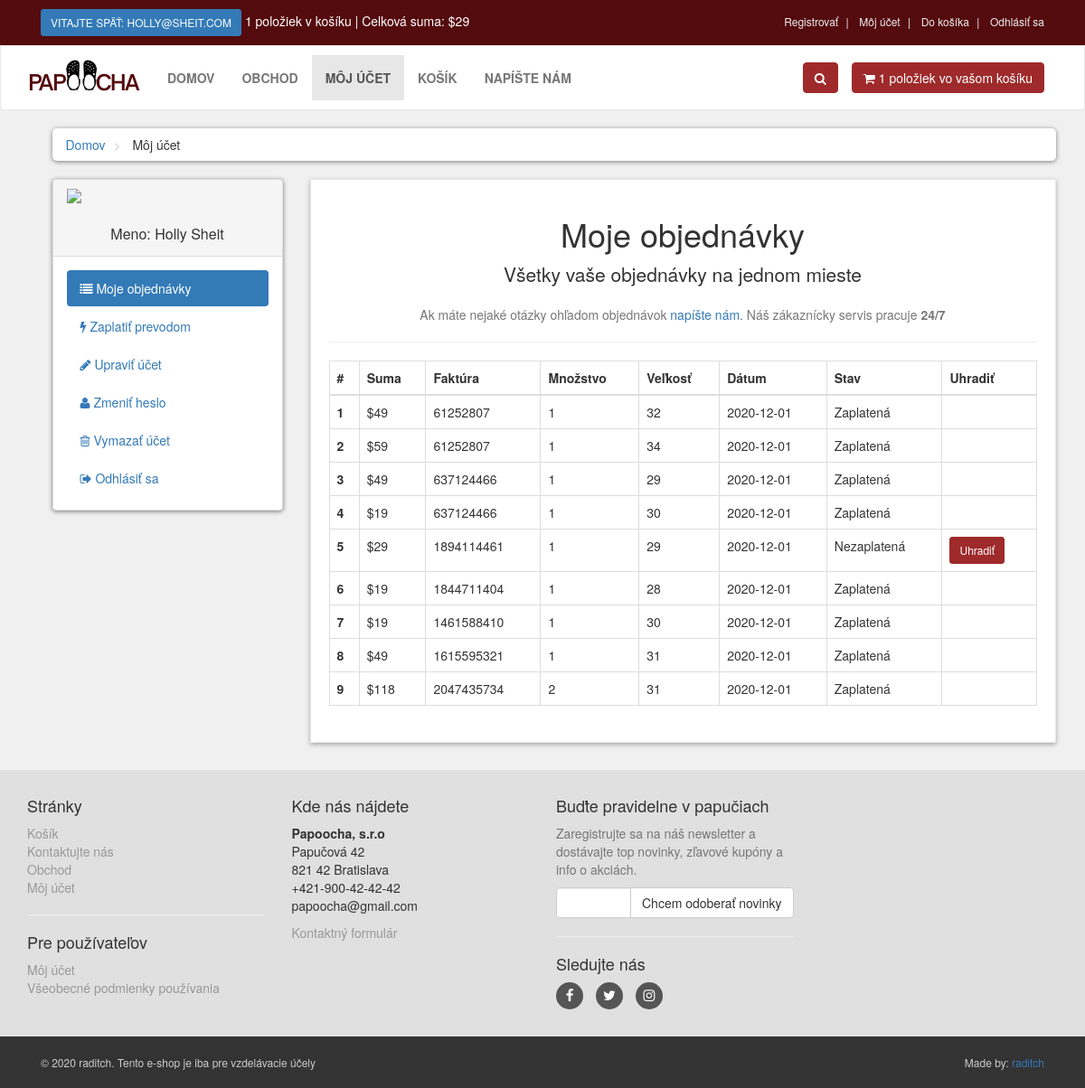
The app's page /customer/my_account.php?my_orders (signed in) with its own data.
### tables this page shows
CREATE TABLE `customers` (
  `customer_id` int(10) NOT NULL AUTO_INCREMENT,
  `customer_name` varchar(255) NOT NULL,
  `customer_email` varchar(255) NOT NULL,
  `customer_pass` varchar(255) NOT NULL,
  `customer_country` text NOT NULL,
  `customer_city` text NOT NULL,
  `customer_contact` varchar(255) NOT NULL,
  `customer_address` text NOT NULL,
  `customer_image` text NOT NULL,
  `customer_ip` varchar(100) NOT NULL,
  PRIMARY KEY (`customer_id`)
);

CREATE TABLE `customer_orders` (
  `order_id` int(10) NOT NULL AUTO_INCREMENT,
  `customer_id` int(10) NOT NULL,
  `due_amount` int(100) NOT NULL,
  `invoice_no` int(100) NOT NULL,
  `qty` int(10) NOT NULL,
  `size` text NOT NULL,
  `order_date` date NOT NULL,
  `order_status` text NOT NULL,
  PRIMARY KEY (`order_id`)
);

### customer/my_orders.php (the view)
<center>
    <h1> Moje objednávky </h1>
    <p class="lead"> Všetky vaše objednávky na jednom mieste</p>
    <p class="text-muted">
        Ak máte nejaké otázky ohľadom objednávok <a href="../contact.php">napíšte nám</a>. Náš zákaznícky servis pracuje <strong>24/7</strong>
    </p>
</center>
<hr>
<div class="table-responsive">
    <table class="table table-bordered table-hover">
        <thead>
            <tr>
                <th> # </th>
                <th> Suma </th>
                <th> Faktúra </th>
                <th> Množstvo </th>
                <th> Veľkosť </th>
                <th> Dátum </th>
                <th> Stav </th>
                <th> Uhradiť </th>
            </tr>
        </thead>
        <tbody>
           <?php
            $customer_session = $_SESSION['customer_email'];
            $get_customer = "select * from customers where customer_email='$customer_session'";
            $run_customer = mysqli_query($con,$get_customer);
            $row_customer = mysqli_fetch_array($run_customer);
            $customer_id = $row_customer['customer_id'];
            $get_orders = "select * from customer_orders where customer_id='$customer_id'";
            $run_orders = mysqli_query($con,$get_orders);
            $i = 0;
            while($row_orders = mysqli_fetch_array($run_orders)){
                $order_id = $row_orders['order_id'];
                $due_amount = $row_orders['due_amount'];
                $invoice_no = $row_orders['invoice_no'];
                $qty = $row_orders['qty'];
                $size = $row_orders['size'];
                $order_date = substr($row_orders['order_date'],0,11);
                $order_status = $row_orders['order_status'];
                $i++;
                if($order_status=='pending'){
                    $order_status = 'Nezaplatená';
                }else{
                    $order_status = 'Zaplatená';
                }
            ?>
            <tr>
                <th> <?php echo $i; ?> </th>
                <td> $<?php echo $due_amount; ?> </td>
                <td> <?php echo $invoice_no; ?> </td>
                <td> <?php echo $qty; ?> </td>
                <td> <?php echo $size; ?> </td>
                <td> <?php echo $order_date; ?> </td>
                <td> <?php echo $order_status; ?> </td>
                <td>
                <?php
                    if($order_status=='Nezaplatená'){
                        echo "<a href='confirm.php?order_id=<?php $order_id; ?>' target='_blank' class='btn btn-primary btn-sm'> Uhradiť </a>";
                    }else{
                        echo " ";
                    }
                ?>
                </td>
            </tr>
            <?php } ?>
        </tbody>
    </table>
</div>

### customer/includes/sidebar.php
<div class="panel panel-default sidebar-menu">
    <div class="panel-heading">
        <?php
        $customer_session = $_SESSION['customer_email'];
        $get_customer = "select * from customers where customer_email='$customer_session'";
        $run_customer = mysqli_query($con,$get_customer);
        $row_customer = mysqli_fetch_array($run_customer);
        $customer_image = $row_customer['customer_image'];
        $customer_name = $row_customer['customer_name'];
        if(!isset($_SESSION['customer_email'])){
        }else{
            echo "
                <center>
                    <img src='customer_images/$customer_image' class='img-responsive' >
                </center>
                <br/>
                <h3 class='panel-title' align='center'>
                    Meno: $customer_name
                </h3>
            ";
        }
        ?>
    </div>
    <div class="panel-body">
        <ul class="nav-pills nav-stacked nav">
            <li class="<?php if(isset($_GET['my_orders'])){ echo "active"; } ?>">
                <a href="my_account.php?my_orders">
                    <i class="fa fa-list"></i> Moje objednávky
                </a>
            </li>
            <li class="<?php if(isset($_GET['pay_offline'])){ echo "active"; } ?>">
                <a href="my_account.php?pay_offline">
                    <i class="fa fa-bolt"></i> Zaplatiť prevodom
                </a>
            </li>
            <li class="<?php if(isset($_GET['edit_account'])){ echo "active"; } ?>">
                <a href="my_account.php?edit_account">
                    <i class="fa fa-pencil"></i> Upraviť účet
                </a>
            </li>
            <li class="<?php if(isset($_GET['change_pass'])){ echo "active"; } ?>">
                <a href="my_account.php?change_pass">
                    <i class="fa fa-user"></i> Zmeniť heslo
                </a>
            </li>
            <li class="<?php if(isset($_GET['delete_account'])){ echo "active"; } ?>">
                <a href="my_account.php?delete_account">
                    <i class="fa fa-trash-o"></i> Vymazať účet
                </a>
            </li>
            <li>
                <a href="logout.php">
                    <i class="fa fa-sign-out"></i> Odhlásiť sa
                </a>
            </li>
        </ul>
    </div>
</div>

### customer/styles/style.css (style rules this page uses)
body { font-size: 14px; line-height: 1.42857143; color: #333333; background: #f0f0f0; overflow-x: hidden; }
.btn-primary { color: rgb(255, 255, 255); background: #9E2A2B ; border-color: #9E2A2B; }
#content .panel.sidebar-menu { box-sizing: border-box; box-shadow: 0px 1px 5px rgba(0, 0, 0, .5); }
#content .panel.sidebar-menu h3 { padding: 5px 0px; margin: 0px; }

### records on screen
customers: customer_name "Holly Sheit"
customer_orders: due_amount "49", invoice_no "61252807", qty "1", size "32", order_date "2020-12-01", order_status "Zaplatená"
customer_orders: due_amount "59", invoice_no "61252807", qty "1", size "34", order_date "2020-12-01", order_status "Zaplatená"
customer_orders: due_amount "49", invoice_no "637124466", qty "1", size "29", order_date "2020-12-01", order_status "Zaplatená"
customer_orders: due_amount "19", invoice_no "637124466", qty "1", size "30", order_date "2020-12-01", order_status "Zaplatená"
customer_orders: due_amount "29", invoice_no "1894114461", qty "1", size "29", order_date "2020-12-01", order_status "Nezaplatená"
customer_orders: due_amount "19", invoice_no "1844711404", qty "1", size "28", order_date "2020-12-01", order_status "Zaplatená"
customer_orders: due_amount "19", invoice_no "1461588410", qty "1", size "30", order_date "2020-12-01", order_status "Zaplatená"
customer_orders: due_amount "49", invoice_no "1615595321", qty "1", size "31", order_date "2020-12-01", order_status "Zaplatená"
customer_orders: due_amount "118", invoice_no "2047435734", qty "2", size "31", order_date "2020-12-01", order_status "Zaplatená"

### other values on screen
$_SESSION['customer_email'] "HOLLY@SHEIT.COM"
$count_items "1 1"
$total "29"
